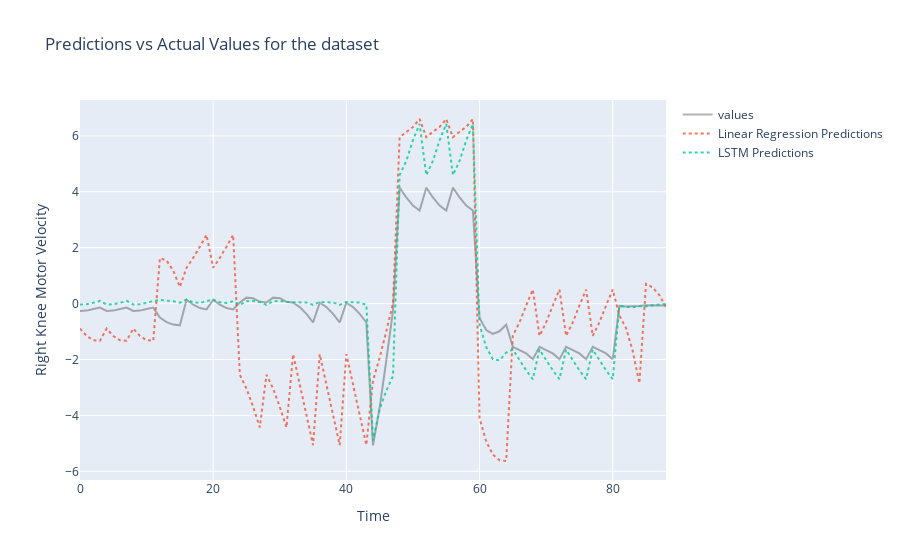

Notebook code cell kept with this figure:
### Code cell
data = []

value = go.Scatter(
    y=y_1,
    #y=df_result.value,
    mode="lines",
    name="values",
    marker=dict(),
   # text=df_result.index,
    line=dict(color="rgba(0,0,0, 0.3)"),
)
data.append(value)

baseline = go.Scatter(
    y=b_1,
   # y=df_baseline.prediction,
    mode="lines",
    line={"dash": "dot"},
    name='Linear Regression Predictions',
    marker=dict(),
    #text=df_baseline.index,
    opacity=0.8,
)
data.append(baseline)

prediction = go.Scatter(
     y=p_1,
     mode="lines",
     line={"dash": "dot"},
     name='LSTM Predictions',
     marker=dict(),
     #text=df_result.index,
     opacity=0.8,
     )
data.append(prediction)
layout = dict(
    title="Predictions vs Actual Values for the dataset",
    xaxis=dict(title="Time", ticklen=5, zeroline=False),
    yaxis=dict(title="Right Knee Motor Velocity", ticklen=5, zeroline=False),
)

fig = dict(data=data, layout=layout)
pyo.iplot(fig)

### Figure 1 — Plotly figure (JSON) as saved in the notebook; plotly's stock layout.template omitted (floating-point values rounded to 4 significant figures)
{"data": [{"line": {"color": "rgba(0,0,0, 0.3)"}, "mode": "lines", "name": "values", "y": [-0.2606, -0.2505, -0.1911, -0.1441, -0.2606, -0.2505, -0.1911, -0.1441, -0.2606, -0.2505, -0.1911, -0.1441, -0.4973, -0.6623, -0.7503, -0.7764, 0.1343, -0.03672, -0.1595, -0.2063, 0.1343, -0.03672, -0.1595, -0.2063, 0.03814, 0.2132, 0.1953, 0.06391, 0.03814, 0.2132, 0.1953, 0.06391, 0.02922, -0.1252, -0.3682, -0.6705, 0.02922, -0.1252, -0.3682, -0.6705, 0.02922, -0.1252, -0.3682, -0.6705, -5.071, -3.718, -2.027, -0.2598, 4.148, 3.797, 3.506, 3.33, 4.148, 3.797, 3.506, 3.33, 4.148, 3.797, 3.506, 3.33, -0.518, -0.9466, -1.082, -0.9904, -0.7541, -1.546, -1.666, -1.783, -1.99, -1.546, -1.666, -1.783, -1.99, -1.546, -1.666, -1.783, -1.99, -1.546, -1.666, -1.783, -1.99, -0.0829, -0.1021, -0.1032, -0.0883, -0.05785, -0.05474, -0.06083, -0.06692], "type": "scatter"}, {"line": {"dash": "dot"}, "mode": "lines", "name": "Linear Regression Predictions", "opacity": 0.8, "y": [-0.8929, -1.16, -1.308, -1.328, -0.8929, -1.16, -1.308, -1.328, -0.8929, -1.16, -1.308, -1.328, 1.628, 1.54, 1.175, 0.5991, 1.285, 1.635, 2.035, 2.46, 1.285, 1.635, 2.035, 2.46, -2.546, -3.038, -3.695, -4.428, -2.546, -3.038, -3.695, -4.428, -1.81, -2.858, -3.952, -5.062, -1.81, -2.858, -3.952, -5.062, -1.81, -2.858, -3.952, -5.062, -2.752, -1.936, -0.9862, 0.01652, 5.955, 6.148, 6.318, 6.604, 5.955, 6.148, 6.318, 6.604, 5.955, 6.148, 6.318, 6.604, -4.103, -4.931, -5.404, -5.601, -5.631, -1.153, -0.6725, -0.06795, 0.5031, -1.153, -0.6725, -0.06795, 0.5031, -1.153, -0.6725, -0.06795, 0.5031, -1.153, -0.6725, -0.06795, 0.5031, -0.4289, -0.8774, -1.694, -2.851, 0.7073, 0.5777, 0.301, -0.1315], "type": "scatter"}, {"line": {"dash": "dot"}, "mode": "lines", "name": "LSTM Predictions", "opacity": 0.8, "y": [-0.03119, -0.02364, 0.02757, 0.09517, -0.03119, -0.02364, 0.02757, 0.09517, -0.03119, -0.02364, 0.02757, 0.09517, 0.1315, 0.1134, 0.08416, 0.03206, 0.1463, 0.04545, 0.02159, 0.08808, 0.1463, 0.04545, 0.02159, 0.08808, -0.0441, 0.08319, 0.09848, 0.0557, -0.0441, 0.08319, 0.09848, 0.0557, 0.0575, 0.04892, 0.03895, -0.04312, 0.0575, 0.04892, 0.03895, -0.04312, 0.0575, 0.04892, 0.03895, -0.04312, -4.891, -3.778, -3.112, -2.601, 4.597, 5.104, 5.842, 6.427, 4.597, 5.104, 5.842, 6.427, 4.597, 5.104, 5.842, 6.427, -0.7563, -1.553, -1.988, -2.026, -1.752, -1.645, -2.017, -2.387, -2.705, -1.645, -2.017, -2.387, -2.705, -1.645, -2.017, -2.387, -2.705, -1.645, -2.017, -2.387, -2.705, -0.07964, -0.1164, -0.1298, -0.09734, -0.09258, -0.05872, -0.02804, -0.008893], "type": "scatter"}], "layout": {"title": {"text": "Predictions vs Actual Values for the dataset"}, "xaxis": {"ticklen": 5, "title": {"text": "Time"}, "zeroline": false}, "yaxis": {"ticklen": 5, "title": {"text": "Right Knee Motor Velocity"}, "zeroline": false}}}
